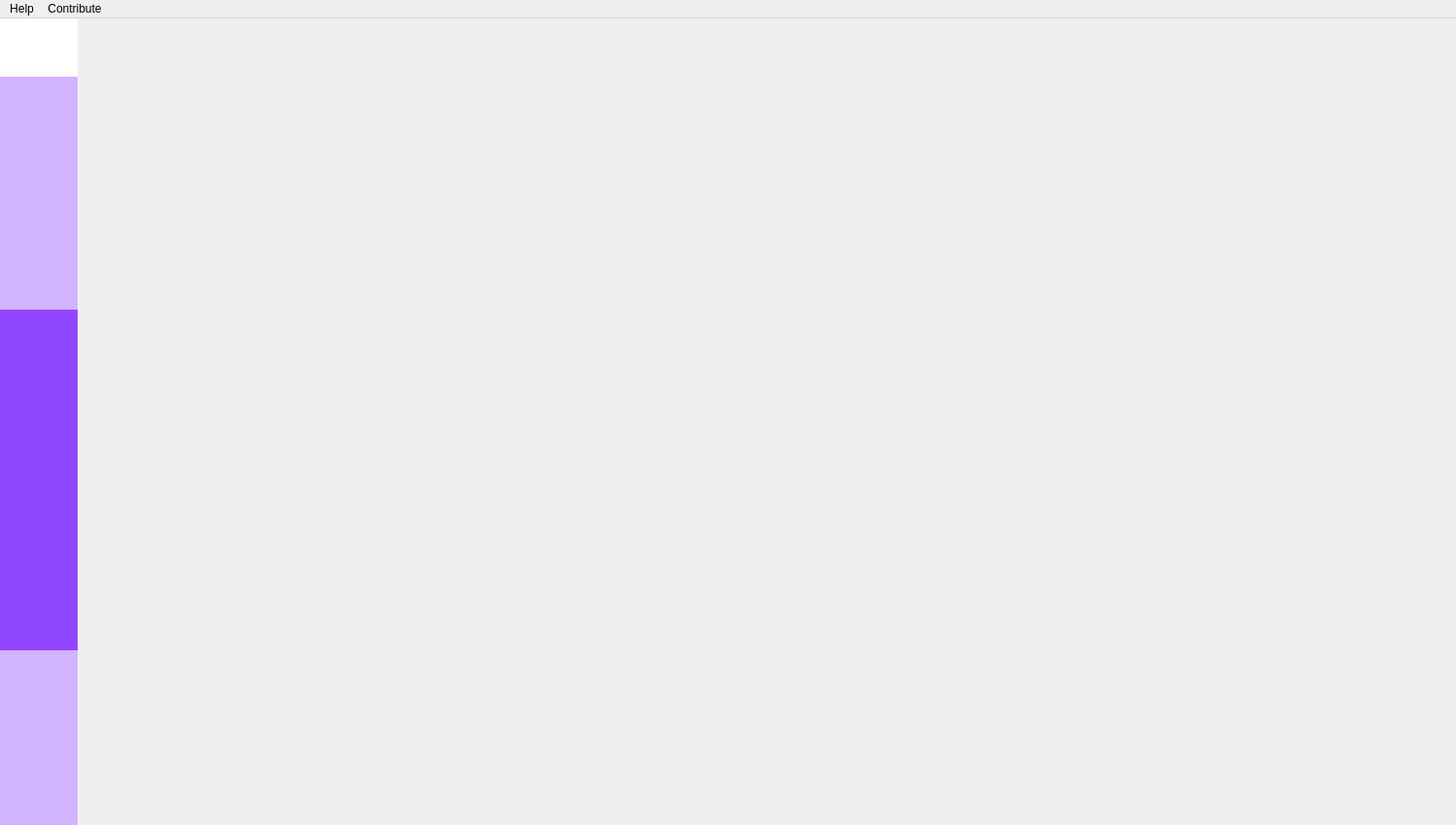
<?xml version="1.0" encoding="UTF-8"?>
<ui version="4.0">
 <class>MainWindow</class>
 <widget class="QMainWindow" name="MainWindow">
  <property name="geometry">
   <rect>
    <x>0</x>
    <y>0</y>
    <width>1500</width>
    <height>850</height>
   </rect>
  </property>
  <property name="locale">
   <locale language="English" country="UnitedStates"/>
  </property>
  <widget class="QWidget" name="centralWidget">
   <layout class="QHBoxLayout" name="centralWidgetLayout">
    <property name="spacing">
     <number>0</number>
    </property>
    <property name="leftMargin">
     <number>0</number>
    </property>
    <property name="topMargin">
     <number>0</number>
    </property>
    <property name="rightMargin">
     <number>0</number>
    </property>
    <property name="bottomMargin">
     <number>0</number>
    </property>
    <item>
     <widget class="QWidget" name="navigationBar" native="true">
      <property name="styleSheet">
       <string notr="true">#navigationBar {
	background: rgba(145, 71, 255, 255);
}</string>
      </property>
      <layout class="QVBoxLayout" name="navigationBarLayout">
       <property name="spacing">
        <number>0</number>
       </property>
       <property name="leftMargin">
        <number>0</number>
       </property>
       <property name="topMargin">
        <number>0</number>
       </property>
       <property name="rightMargin">
        <number>0</number>
       </property>
       <property name="bottomMargin">
        <number>0</number>
       </property>
       <item>
        <widget class="QToolButton" name="searchPageButton">
         <property name="sizePolicy">
          <sizepolicy hsizetype="Preferred" vsizetype="Preferred">
           <horstretch>0</horstretch>
           <verstretch>0</verstretch>
          </sizepolicy>
         </property>
         <property name="minimumSize">
          <size>
           <width>80</width>
           <height>60</height>
          </size>
         </property>
         <property name="toolTip">
          <string>Search</string>
         </property>
         <property name="styleSheet">
          <string notr="true">QToolButton {
	background: rgba(255, 255, 255, 150);
	border: none;
}

QToolButton:hover {
	background: rgba(200, 200, 200, 255);
}

QToolButton:checked {
	background: rgba(255, 255, 255, 255);
}</string>
         </property>
         <property name="icon">
          <iconset>
           <normaloff>../icons/light/search.svg</normaloff>../icons/light/search.svg</iconset>
         </property>
         <property name="iconSize">
          <size>
           <width>24</width>
           <height>24</height>
          </size>
         </property>
         <property name="checkable">
          <bool>true</bool>
         </property>
         <property name="checked">
          <bool>true</bool>
         </property>
         <property name="autoExclusive">
          <bool>true</bool>
         </property>
         <property name="autoRaise">
          <bool>true</bool>
         </property>
        </widget>
       </item>
       <item>
        <widget class="QToolButton" name="downloadsPageButton">
         <property name="sizePolicy">
          <sizepolicy hsizetype="Preferred" vsizetype="Preferred">
           <horstretch>0</horstretch>
           <verstretch>0</verstretch>
          </sizepolicy>
         </property>
         <property name="minimumSize">
          <size>
           <width>80</width>
           <height>60</height>
          </size>
         </property>
         <property name="toolTip">
          <string>Downloads</string>
         </property>
         <property name="styleSheet">
          <string notr="true">QToolButton {
	background: rgba(255, 255, 255, 150);
	border: none;
}

QToolButton:hover {
	background: rgba(200, 200, 200, 255);
}

QToolButton:checked {
	background: rgba(255, 255, 255, 255);
}</string>
         </property>
         <property name="icon">
          <iconset>
           <normaloff>../icons/light/download.svg</normaloff>../icons/light/download.svg</iconset>
         </property>
         <property name="iconSize">
          <size>
           <width>24</width>
           <height>24</height>
          </size>
         </property>
         <property name="checkable">
          <bool>true</bool>
         </property>
         <property name="autoExclusive">
          <bool>true</bool>
         </property>
         <property name="autoRaise">
          <bool>true</bool>
         </property>
        </widget>
       </item>
       <item>
        <widget class="QToolButton" name="scheduledDownloadsPageButton">
         <property name="sizePolicy">
          <sizepolicy hsizetype="Preferred" vsizetype="Preferred">
           <horstretch>0</horstretch>
           <verstretch>0</verstretch>
          </sizepolicy>
         </property>
         <property name="minimumSize">
          <size>
           <width>80</width>
           <height>60</height>
          </size>
         </property>
         <property name="toolTip">
          <string>Scheduled Downloads</string>
         </property>
         <property name="styleSheet">
          <string notr="true">QToolButton {
	background: rgba(255, 255, 255, 150);
	border: none;
}

QToolButton:hover {
	background: rgba(200, 200, 200, 255);
}

QToolButton:checked {
	background: rgba(255, 255, 255, 255);
}</string>
         </property>
         <property name="icon">
          <iconset>
           <normaloff>../icons/light/scheduled.svg</normaloff>../icons/light/scheduled.svg</iconset>
         </property>
         <property name="iconSize">
          <size>
           <width>24</width>
           <height>24</height>
          </size>
         </property>
         <property name="checkable">
          <bool>true</bool>
         </property>
         <property name="autoExclusive">
          <bool>true</bool>
         </property>
         <property name="autoRaise">
          <bool>true</bool>
         </property>
        </widget>
       </item>
       <item>
        <widget class="QToolButton" name="favoritesPageButton">
         <property name="sizePolicy">
          <sizepolicy hsizetype="Preferred" vsizetype="Preferred">
           <horstretch>0</horstretch>
           <verstretch>0</verstretch>
          </sizepolicy>
         </property>
         <property name="minimumSize">
          <size>
           <width>80</width>
           <height>60</height>
          </size>
         </property>
         <property name="toolTip">
          <string>Canales Favoritos</string>
         </property>
         <property name="styleSheet">
          <string notr="true">QToolButton {
	background: rgba(255, 255, 255, 150);
	border: none;
}

QToolButton:hover {
	background: rgba(200, 200, 200, 255);
}

QToolButton:checked {
	background: rgba(255, 255, 255, 255);
}</string>
         </property>
         <property name="icon">
          <iconset>
           <normaloff>../icons/light/favorites.svg</normaloff>../icons/light/favorites.svg</iconset>
         </property>
         <property name="iconSize">
          <size>
           <width>24</width>
           <height>24</height>
          </size>
         </property>
         <property name="checkable">
          <bool>true</bool>
         </property>
         <property name="autoExclusive">
          <bool>true</bool>
         </property>
         <property name="autoRaise">
          <bool>true</bool>
         </property>
        </widget>
       </item>
       <item>
        <widget class="QToolButton" name="socialPageButton">
         <property name="sizePolicy">
          <sizepolicy hsizetype="Preferred" vsizetype="Preferred">
           <horstretch>0</horstretch>
           <verstretch>0</verstretch>
          </sizepolicy>
         </property>
         <property name="minimumSize">
          <size>
           <width>80</width>
           <height>60</height>
          </size>
         </property>
         <property name="toolTip">
          <string>Descarga Multi-Plataforma</string>
         </property>
         <property name="styleSheet">
          <string notr="true">QToolButton {
	background: rgba(255, 255, 255, 150);
	border: none;
}

QToolButton:hover {
	background: rgba(200, 200, 200, 255);
}

QToolButton:checked {
	background: rgba(255, 255, 255, 255);
}</string>
         </property>
         <property name="icon">
          <iconset>
           <normaloff>../icons/light/download.svg</normaloff>../icons/light/download.svg</iconset>
         </property>
         <property name="iconSize">
          <size>
           <width>24</width>
           <height>24</height>
          </size>
         </property>
         <property name="checkable">
          <bool>true</bool>
         </property>
         <property name="autoExclusive">
          <bool>true</bool>
         </property>
         <property name="autoRaise">
          <bool>true</bool>
         </property>
        </widget>
       </item>
       <item>
        <spacer name="verticalSpacer_1">
         <property name="orientation">
          <enum>Qt::Vertical</enum>
         </property>
         <property name="sizeHint" stdset="0">
          <size>
           <width>20</width>
           <height>40</height>
          </size>
         </property>
        </spacer>
       </item>
       <item>
        <widget class="QToolButton" name="accountPageButton">
         <property name="sizePolicy">
          <sizepolicy hsizetype="Preferred" vsizetype="Preferred">
           <horstretch>0</horstretch>
           <verstretch>0</verstretch>
          </sizepolicy>
         </property>
         <property name="minimumSize">
          <size>
           <width>80</width>
           <height>60</height>
          </size>
         </property>
         <property name="toolTip">
          <string>Account</string>
         </property>
         <property name="styleSheet">
          <string notr="true">QToolButton {
	background: rgba(255, 255, 255, 150);
	border: none;
}

QToolButton:hover {
	background: rgba(200, 200, 200, 255);
}

QToolButton:checked {
	background: rgba(255, 255, 255, 255);
}</string>
         </property>
         <property name="icon">
          <iconset>
           <normaloff>../icons/light/account.svg</normaloff>../icons/light/account.svg</iconset>
         </property>
         <property name="iconSize">
          <size>
           <width>24</width>
           <height>24</height>
          </size>
         </property>
         <property name="checkable">
          <bool>true</bool>
         </property>
         <property name="autoExclusive">
          <bool>true</bool>
         </property>
         <property name="autoRaise">
          <bool>true</bool>
         </property>
        </widget>
       </item>
       <item>
        <widget class="QToolButton" name="settingsPageButton">
         <property name="sizePolicy">
          <sizepolicy hsizetype="Preferred" vsizetype="Preferred">
           <horstretch>0</horstretch>
           <verstretch>0</verstretch>
          </sizepolicy>
         </property>
         <property name="minimumSize">
          <size>
           <width>80</width>
           <height>60</height>
          </size>
         </property>
         <property name="toolTip">
          <string>Settings</string>
         </property>
         <property name="styleSheet">
          <string notr="true">QToolButton {
	background: rgba(255, 255, 255, 150);
	border: none;
}

QToolButton:hover {
	background: rgba(200, 200, 200, 255);
}

QToolButton:checked {
	background: rgba(255, 255, 255, 255);
}</string>
         </property>
         <property name="icon">
          <iconset>
           <normaloff>../icons/light/settings.svg</normaloff>../icons/light/settings.svg</iconset>
         </property>
         <property name="iconSize">
          <size>
           <width>24</width>
           <height>24</height>
          </size>
         </property>
         <property name="checkable">
          <bool>true</bool>
         </property>
         <property name="autoExclusive">
          <bool>true</bool>
         </property>
         <property name="autoRaise">
          <bool>true</bool>
         </property>
        </widget>
       </item>
       <item>
        <widget class="QToolButton" name="informationPageButton">
         <property name="sizePolicy">
          <sizepolicy hsizetype="Preferred" vsizetype="Preferred">
           <horstretch>0</horstretch>
           <verstretch>0</verstretch>
          </sizepolicy>
         </property>
         <property name="minimumSize">
          <size>
           <width>80</width>
           <height>60</height>
          </size>
         </property>
         <property name="toolTip">
          <string>Information</string>
         </property>
         <property name="styleSheet">
          <string notr="true">QToolButton {
	background: rgba(255, 255, 255, 150);
	border: none;
}

QToolButton:hover {
	background: rgba(200, 200, 200, 255);
}

QToolButton:checked {
	background: rgba(255, 255, 255, 255);
}</string>
         </property>
         <property name="icon">
          <iconset>
           <normaloff>../icons/light/info.svg</normaloff>../icons/light/info.svg</iconset>
         </property>
         <property name="iconSize">
          <size>
           <width>24</width>
           <height>24</height>
          </size>
         </property>
         <property name="checkable">
          <bool>true</bool>
         </property>
         <property name="autoExclusive">
          <bool>true</bool>
         </property>
         <property name="autoRaise">
          <bool>true</bool>
         </property>
        </widget>
       </item>
      </layout>
     </widget>
    </item>
    <item>
     <widget class="QStackedWidget" name="navigationArea">
      <widget class="QWidget" name="searchPage">
       <layout class="QVBoxLayout" name="searchPageLayout">
        <property name="leftMargin">
         <number>0</number>
        </property>
        <property name="topMargin">
         <number>0</number>
        </property>
        <property name="rightMargin">
         <number>0</number>
        </property>
        <property name="bottomMargin">
         <number>0</number>
        </property>
       </layout>
      </widget>
      <widget class="QWidget" name="downloadsPage">
       <layout class="QVBoxLayout" name="downloadsPageLayout">
        <property name="leftMargin">
         <number>0</number>
        </property>
        <property name="topMargin">
         <number>0</number>
        </property>
        <property name="rightMargin">
         <number>0</number>
        </property>
        <property name="bottomMargin">
         <number>0</number>
        </property>
       </layout>
      </widget>
      <widget class="QWidget" name="scheduledDownloadsPage">
       <layout class="QVBoxLayout" name="scheduledDownloadsPageLayout">
        <property name="leftMargin">
         <number>0</number>
        </property>
        <property name="topMargin">
         <number>0</number>
        </property>
        <property name="rightMargin">
         <number>0</number>
        </property>
        <property name="bottomMargin">
         <number>0</number>
        </property>
       </layout>
      </widget>
      <widget class="QWidget" name="accountPage">
       <layout class="QVBoxLayout" name="accountPageLayout">
        <property name="leftMargin">
         <number>0</number>
        </property>
        <property name="topMargin">
         <number>0</number>
        </property>
        <property name="rightMargin">
         <number>0</number>
        </property>
        <property name="bottomMargin">
         <number>0</number>
        </property>
       </layout>
      </widget>
      <widget class="QWidget" name="settingsPage">
       <layout class="QVBoxLayout" name="settingsPageLayout">
        <property name="leftMargin">
         <number>0</number>
        </property>
        <property name="topMargin">
         <number>0</number>
        </property>
        <property name="rightMargin">
         <number>0</number>
        </property>
        <property name="bottomMargin">
         <number>0</number>
        </property>
       </layout>
      </widget>
      <widget class="QWidget" name="informationPage">
       <layout class="QVBoxLayout" name="informationPageLayout">
        <property name="leftMargin">
         <number>0</number>
        </property>
        <property name="topMargin">
         <number>0</number>
        </property>
        <property name="rightMargin">
         <number>0</number>
        </property>
        <property name="bottomMargin">
         <number>0</number>
        </property>
       </layout>
      </widget>
      <widget class="QWidget" name="favoritesPage">
       <layout class="QVBoxLayout" name="favoritesPageLayout">
        <property name="leftMargin">
         <number>0</number>
        </property>
        <property name="topMargin">
         <number>0</number>
        </property>
        <property name="rightMargin">
         <number>0</number>
        </property>
        <property name="bottomMargin">
         <number>0</number>
        </property>
       </layout>
      </widget>
      <widget class="QWidget" name="socialPage">
       <layout class="QVBoxLayout" name="socialPageLayout">
        <property name="leftMargin">
         <number>0</number>
        </property>
        <property name="topMargin">
         <number>0</number>
        </property>
        <property name="rightMargin">
         <number>0</number>
        </property>
        <property name="bottomMargin">
         <number>0</number>
        </property>
       </layout>
      </widget>
     </widget>
    </item>
   </layout>
  </widget>
  <widget class="QMenuBar" name="menubar">
   <property name="geometry">
    <rect>
     <x>0</x>
     <y>0</y>
     <width>1500</width>
     <height>22</height>
    </rect>
   </property>
   <widget class="QMenu" name="menuHelp">
    <property name="title">
     <string>Help</string>
    </property>
    <addaction name="actionGettingStarted"/>
    <addaction name="actionAbout"/>
    <addaction name="actionTermsOfService"/>
   </widget>
   <widget class="QMenu" name="menuContribute">
    <property name="title">
     <string>Contribute</string>
    </property>
    <addaction name="actionSponsor"/>
   </widget>
   <addaction name="menuHelp"/>
   <addaction name="menuContribute"/>
  </widget>
  <action name="actionGettingStarted">
   <property name="text">
    <string>Getting Started</string>
   </property>
  </action>
  <action name="actionAbout">
   <property name="text">
    <string>About</string>
   </property>
  </action>
  <action name="actionTermsOfService">
   <property name="text">
    <string>Terms of Service</string>
   </property>
  </action>
  <action name="actionSponsor">
   <property name="text">
    <string>Become a Sponsor</string>
   </property>
  </action>
 </widget>
 <resources/>
 <connections/>
</ui>
